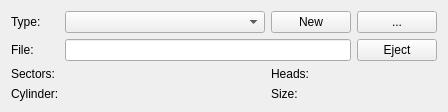
           <widget class="QWidget" name="IDC_HDPANEL_6">
            <layout class="QGridLayout" name="hdPanel6Layout">
             <item row="0" column="0">
              <widget class="QLabel" name="IDC_HDD_LABEL_60">
               <property name="text">
                <string>Type:</string>
               </property>
              </widget>
             </item>
             <item row="0" column="1">
              <widget class="QComboBox" name="IDC_COMBODRIVETYPE_6">
               <property name="minimumSize">
                <size>
                 <width>200</width>
                 <height>0</height>
                </size>
               </property>
              </widget>
             </item>
             <item row="0" column="2">
              <widget class="QPushButton" name="IDC_NEW_6">
               <property name="text">
                <string>New</string>
               </property>
              </widget>
             </item>
             <item row="0" column="3">
              <widget class="QPushButton" name="IDC_FILE_6">
               <property name="toolTip">
                <string>Browse</string>
               </property>
               <property name="text">
                <string>...</string>
               </property>
              </widget>
             </item>
             <item row="1" column="0">
              <widget class="QLabel" name="IDC_HDD_LABEL_61">
               <property name="text">
                <string>File:</string>
               </property>
              </widget>
             </item>
             <item row="1" column="1" colspan="2">
              <widget class="QLineEdit" name="IDC_EDIT_FN_6">
               <property name="readOnly">
                <bool>true</bool>
               </property>
              </widget>
             </item>
             <item row="1" column="3">
              <widget class="QPushButton" name="IDC_EJECT_6">
               <property name="text">
                <string>Eject</string>
               </property>
              </widget>
             </item>
             <item row="2" column="0">
              <widget class="QLabel" name="IDC_HDD_LABEL_62">
               <property name="text">
                <string>Sectors:</string>
               </property>
              </widget>
             </item>
             <item row="2" column="1">
              <widget class="QLabel" name="IDC_EDIT_SPT_6">
               <property name="text">
                <string/>
               </property>
              </widget>
             </item>
             <item row="2" column="2">
              <widget class="QLabel" name="IDC_HDD_LABEL_63">
               <property name="text">
                <string>Heads:</string>
               </property>
              </widget>
             </item>
             <item row="2" column="3">
              <widget class="QLabel" name="IDC_EDIT_HPC_6">
               <property name="text">
                <string/>
               </property>
              </widget>
             </item>
             <item row="3" column="0">
              <widget class="QLabel" name="IDC_HDD_LABEL_64">
               <property name="text">
                <string>Cylinder:</string>
               </property>
              </widget>
             </item>
             <item row="3" column="1">
              <widget class="QLabel" name="IDC_EDIT_CYL_6">
               <property name="text">
                <string/>
               </property>
              </widget>
             </item>
             <item row="3" column="2">
              <widget class="QLabel" name="IDC_HDD_LABEL_65">
               <property name="text">
                <string>Size:</string>
               </property>
              </widget>
             </item>
             <item row="3" column="3">
              <widget class="QLabel" name="IDC_TEXT_SIZE_6">
               <property name="text">
                <string/>
               </property>
              </widget>
             </item>
            </layout>
           </widget>
